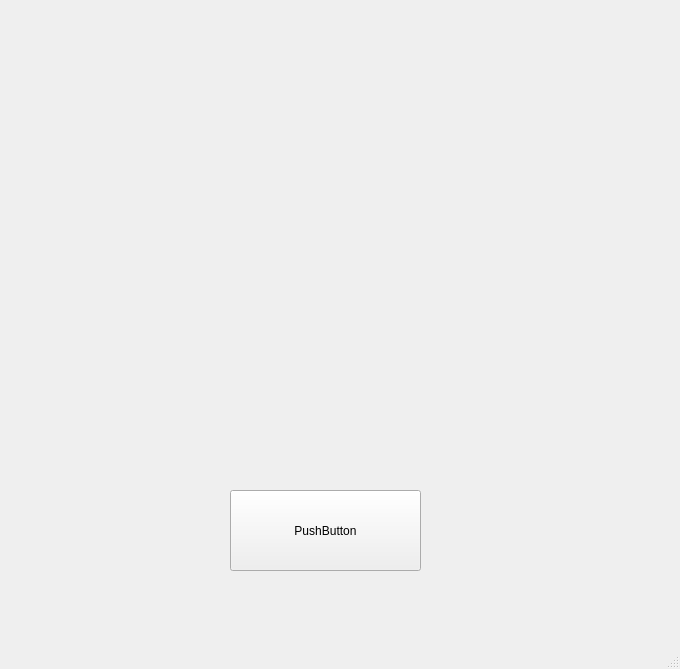
<?xml version="1.0" encoding="UTF-8"?>
<ui version="4.0">
 <class>MainWindow</class>
 <widget class="QMainWindow" name="MainWindow">
  <property name="geometry">
   <rect>
    <x>0</x>
    <y>0</y>
    <width>680</width>
    <height>669</height>
   </rect>
  </property>
  <property name="windowTitle">
   <string>MainWindow</string>
  </property>
  <widget class="QWidget" name="centralwidget">
   <widget class="QLabel" name="label">
    <property name="geometry">
     <rect>
      <x>110</x>
      <y>30</y>
      <width>451</width>
      <height>431</height>
     </rect>
    </property>
    <property name="text">
     <string/>
    </property>
    <property name="pixmap">
     <pixmap>kkambback.jpg</pixmap>
    </property>
   </widget>
   <widget class="QPushButton" name="pushButton">
    <property name="geometry">
     <rect>
      <x>230</x>
      <y>490</y>
      <width>191</width>
      <height>81</height>
     </rect>
    </property>
    <property name="text">
     <string>PushButton</string>
    </property>
   </widget>
  </widget>
  <widget class="QMenuBar" name="menubar">
   <property name="geometry">
    <rect>
     <x>0</x>
     <y>0</y>
     <width>680</width>
     <height>26</height>
    </rect>
   </property>
  </widget>
  <widget class="QStatusBar" name="statusbar"/>
 </widget>
 <resources/>
 <connections>
  <connection>
   <sender>pushButton</sender>
   <signal>clicked()</signal>
   <receiver>MainWindow</receiver>
   <slot>btn_main_to_second()</slot>
   <hints>
    <hint type="sourcelabel">
     <x>296</x>
     <y>546</y>
    </hint>
    <hint type="destinationlabel">
     <x>460</x>
     <y>570</y>
    </hint>
   </hints>
  </connection>
 </connections>
 <slots>
  <slot>btn_main_to_second()</slot>
 </slots>
</ui>
